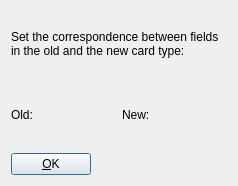
<ui version="4.0" >
 <class>ConvertCardTypeFieldsDlg</class>
 <widget class="QDialog" name="ConvertCardTypeFieldsDlg" >
  <property name="geometry" >
   <rect>
    <x>0</x>
    <y>0</y>
    <width>238</width>
    <height>186</height>
   </rect>
  </property>
  <property name="windowTitle" >
   <string>Convert card type fields</string>
  </property>
  <layout class="QVBoxLayout" name="verticalLayout_2" >
   <item>
    <layout class="QVBoxLayout" name="verticalLayout" >
     <item>
      <widget class="QLabel" name="label_2" >
       <property name="text" >
        <string>Set the correspondence between fields in the old and the new card type:</string>
       </property>
       <property name="wordWrap" >
        <bool>true</bool>
       </property>
      </widget>
     </item>
     <item>
      <layout class="QGridLayout" name="gridLayout" >
       <item row="0" column="0" >
        <widget class="QLabel" name="label" >
         <property name="font" >
          <font>
           <weight>50</weight>
           <bold>false</bold>
          </font>
         </property>
         <property name="text" >
          <string>Old:</string>
         </property>
        </widget>
       </item>
       <item row="0" column="1" >
        <widget class="QLabel" name="label_3" >
         <property name="font" >
          <font>
           <weight>50</weight>
           <bold>false</bold>
          </font>
         </property>
         <property name="text" >
          <string>New:</string>
         </property>
        </widget>
       </item>
      </layout>
     </item>
     <item>
      <layout class="QHBoxLayout" name="horizontalLayout" >
       <item>
        <widget class="QPushButton" name="ok_button" >
         <property name="text" >
          <string>&amp;OK</string>
         </property>
         <property name="default" >
          <bool>true</bool>
         </property>
        </widget>
       </item>
       <item>
        <spacer name="horizontalSpacer" >
         <property name="orientation" >
          <enum>Qt::Horizontal</enum>
         </property>
         <property name="sizeHint" stdset="0" >
          <size>
           <width>208</width>
           <height>20</height>
          </size>
         </property>
        </spacer>
       </item>
      </layout>
     </item>
    </layout>
   </item>
  </layout>
 </widget>
 <resources/>
 <connections>
  <connection>
   <sender>ok_button</sender>
   <signal>clicked()</signal>
   <receiver>ConvertCardTypeFieldsDlg</receiver>
   <slot>accept()</slot>
   <hints>
    <hint type="sourcelabel" >
     <x>82</x>
     <y>272</y>
    </hint>
    <hint type="destinationlabel" >
     <x>199</x>
     <y>149</y>
    </hint>
   </hints>
  </connection>
 </connections>
</ui>
